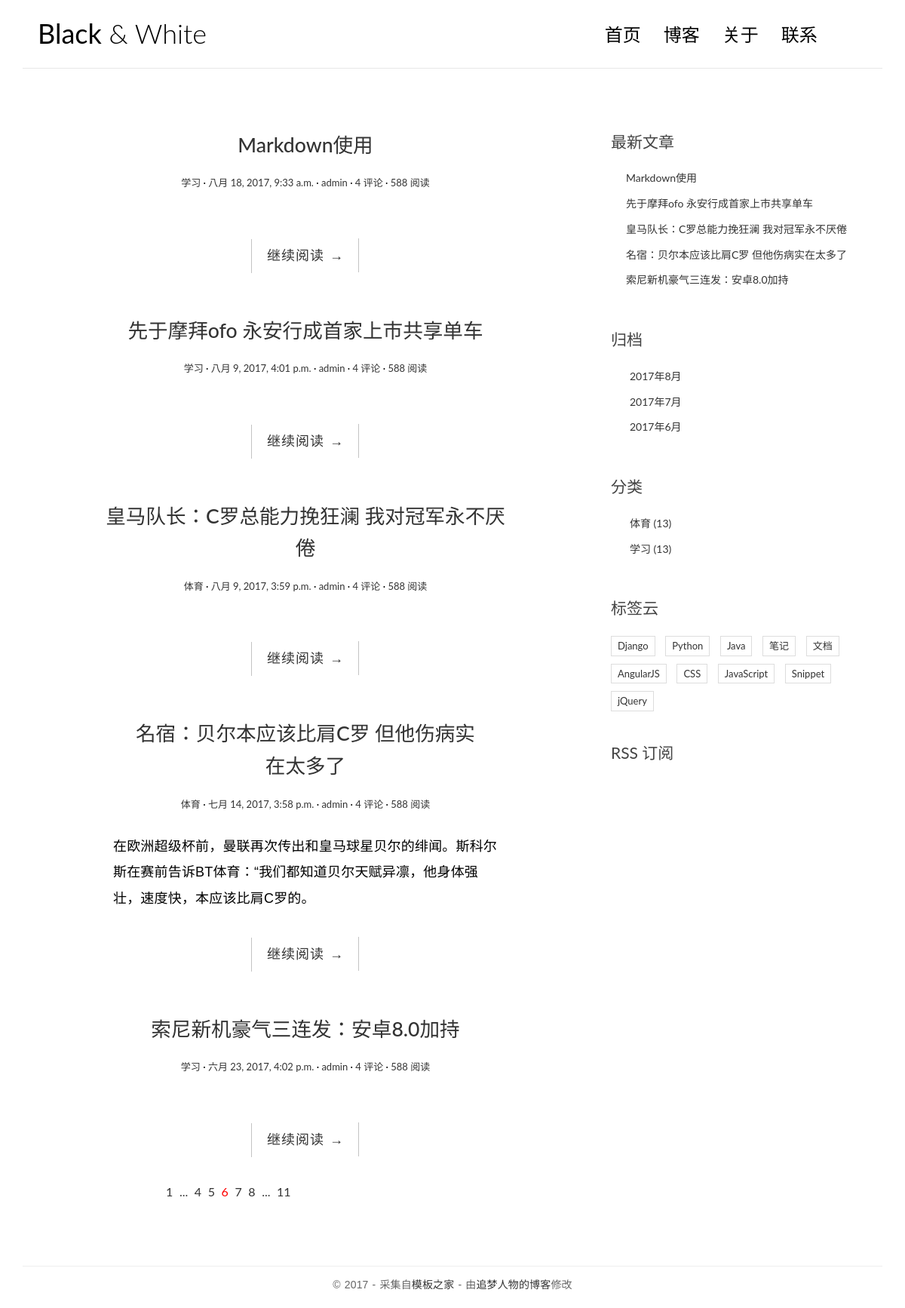
The page / on the database its author committed.
### blog/models.py (models this page shows, shortened)
@python_2_unicode_compatible
class Post(models.Model):
    title = models.CharField(max_length=70)
    body = models.TextField()
    create_time = models.DateTimeField()
    modified_time = models.DateTimeField()
    excerpt = models.CharField(max_length=200,blank=True)
    category = models.ForeignKey(Category)
    tags = models.ManyToManyField(Tag,blank=True)
    author = models.ForeignKey(User)
    def get_absolute_url(self):
        return reverse('blog:detail',kwargs={'pk':self.pk})
    class Meta:
        ordering = ['-create_time','title']

@python_2_unicode_compatible
class Category(models.Model):
    name = models.CharField(max_length=100)
    def __str__(self): # __str__显示返回的内容
        return self.name

### blog/views.py (the view)
# urls.py: url(r'^$',views.index,name='index'),
def index(request):
    post_list = Post.objects.all()
    return render(request,'blog/index.html',context={'post_list':post_list})

### blog/templatetags/blog_tags.py (called while the page is built)
@register.simple_tag
def get_recent_post(num=6):
    return Post.objects.all()[:num]

@register.simple_tag
def archives():
    return Post.objects.dates('create_time','month',order='DESC')

@register.simple_tag()
def get_categories():
    return Category.objects.all()

### templates/blog/index.html
{% extends 'base.html' %}
{% block main %}
    {% for post in post_list %}
        <article class="post post-{{ post.pk }}">
        <header class="entry-header">
            <h1 class="entry-title">
                <a href="{{ post.get_absolute_url }}">{{ post.title }}</a>
            </h1>
            <div class="entry-meta">
                <span class="post-category"><a href="#">{{ post.category }}</a></span>
                <span class="post-date"><a href="#"><time class="entry-date"
                                                          datetime="{{ post.create_time }}">{{ post.create_time }}</time></a></span>
                <span class="post-author"><a href="#">{{ post.author }}</a></span>
                <span class="comments-link"><a href="#">4 评论</a></span>
                <span class="views-count"><a href="#">588 阅读</a></span>
            </div>
        </header>
        <div class="entry-content clearfix">
            <p>{{ post.excerpt }}</p>
            <div class="read-more cl-effect-14">
                <a href="{{ post.get_absolute_url }}" class="more-link">继续阅读 <span class="meta-nav">→</span></a>
            </div>
        </div>
    {% empty %}
        <div class="no-post">暂时还未发表文章！</div>
    {% endfor %}
    <div class="pagination">
        <ul>
            <li><a href="">1</a></li>
            <li><a href="">...</a></li>
            <li><a href="">4</a></li>
            <li><a href="">5</a></li>
            <li class="current"><a href="">6</a></li>
            <li><a href="">7</a></li>
            <li><a href="">8</a></li>
            <li><a href="">...</a></li>
            <li><a href="">11</a></li>
        </ul>
    </div>
    </article>
{% endblock main %}

### templates/base.html (shortened to what this page needs)
{% load staticfiles %}
{% load blog_tags %}
<!DOCTYPE html>
<html>
<head>
    <link rel="stylesheet" href={% static 'blog/css/bootstrap.min.css' %}>
    <link rel="stylesheet" href="http://code.ionicframework.com/ionicons/2.0.1/css/ionicons.min.css">
    <link rel="stylesheet" href={% static 'blog/css/pace.css' %}>
    <link rel="stylesheet" href={% static 'blog/css/custom.css' %}>
</head>
<body>
<div class="container">
    <header id="site-header">
        <div class="row">
            <div class="col-md-4 col-sm-5 col-xs-8">
                <div class="logo">
                    <h1><a href="{% url 'blog:index' %}"><b>Black</b> &amp; White</a></h1>
                </div>
            </div>
            <div class="col-md-8 col-sm-7 col-xs-4">
                <nav class="main-nav" role="navigation">
                    <div class="collapse navbar-collapse" id="bs-example-navbar-collapse-1">
                        <ul class="nav navbar-nav navbar-right">
                            <li class="cl-effect-11"><a href="index.html" data-hover="首页">首页</a></li>
                            <li class="cl-effect-11"><a href="full-width.html" data-hover="博客">博客</a></li>
                            <li class="cl-effect-11"><a href="about.html" data-hover="关于">关于</a></li>
                            <li class="cl-effect-11"><a href="contact.html" data-hover="联系">联系</a></li>
                        </ul>
                    </div>
                </nav>
            </div>
        </div>
    </header>
</div>
<div class="content-body">
    <div class="container">
        <div class="row">
            <main class="col-md-8">
                {% block main %}
                {% endblock main %}
            </main>
            <aside class="col-md-4">
                <div class="widget widget-recent-posts">
                    <h3 class="widget-title">最新文章</h3>
                    {% get_recent_post as recent_post_list %}
                    <ul>
                        {% for post in recent_post_list %}
                        <li>
                            <a href="{{ post.get_absolute_url }}">{{ post.title }}</a>
                        </li>
                        {% empty %}
                            暂无文章！
                        {% endfor %}
                    </ul>
                </div>
                <div class="widget widget-archives">
                    <h3 class="widget-title">归档</h3>
                    {% archives as date_list %}
                    <ul>
                        {% for date in date_list %}
                        <li>
                            <a href="{% url 'blog:archives' date.year date.month%}">
                                {{ date.year }}年{{ date.month }}月</a>
                        </li>
                        {% empty %}
                            暂无内容！
                        {% endfor %}
                    </ul>
                </div>
                <div class="widget widget-category">
                    <h3 class="widget-title">分类</h3>
                    {% get_categories as category_list %}
                    <ul>
                        {% for category in category_list %}
                        <li>
                            <a href="{% url 'blog:category'  category.pk %}">{{ category.name }} <span class="post-count">(13)</span></a>
                        </li>
                        {% empty %}
                            暂无内容！
                        {% endfor %}
                    </ul>
                </div>
                <div class="widget widget-tag-cloud">
                    <h3 class="widget-title">标签云</h3>
                    <ul>
                        <li>
                            <a href="#">Django</a>
                        </li>
                        <li>
                            <a href="#">Python</a>
                        </li>
                        <li>
                            <a href="#">Java</a>
                        </li>
                        <li>
                            <a href="#">笔记</a>
                        </li>
                        <li>
                            <a href="#">文档</a>
                        </li>
                        <li>
                            <a href="#">AngularJS</a>
                        </li>
                        <li>
                            <a href="#">CSS</a>
                        </li>
                        <li>
                            <a href="#">JavaScript</a>
                        </li>
                        <li>
                            <a href="#">Snippet</a>
                        </li>
                        <li>
                            <a href="#">jQuery</a>
                        </li>
                    </ul>
                </div>
                <div class="rss">
                    <a href=""> RSS 订阅</a>
                </div>
            </aside>
        </div>
    </div>
</div>
<footer id="site-footer">
    <div class="container">
        <div class="row">
            <div class="col-md-12">
                <p class="copyright">&copy 2017 - 采集自<a href="http://www.cssmoban.com/"
                                                        target="_blank" title="模板之家">模板之家</a>
                    - 由<a href="http://zmrenwu.com/" title="网页模板" target="_blank">追梦人物的博客</a>修改
                </p>
            </div>
        </div>
    </div>
</footer>
</body>
</html>

### blog/static/blog/css/custom.css (style rules this page uses)
* { outline: none; }
h1, h2, h3, h4, h5, h6 { margin-top: 0; }
b { font-weight: 400; }
a { color: #333; }
body { color: #444; font-family: 'Lato', sans-serif; }
p { font-family: 'Ubuntu', sans-serif; font-weight: 400; word-spacing: 1px; letter-spacing: 0.01em; }
#site-header { background-color: #FFF; padding: 25px 20px; margin-bottom: 40px; border-bottom: 1px solid #e7e7e7; }
.logo h1 a { color: #000; }
.logo h1 { margin: 0; font-family: 'Lato', sans-serif; font-weight: 300; }
.main-nav { margin-top: 11px; max-width: 95%; }
.main-nav a { color: #000000 !important; padding: 0 0 5px 0 !important; margin-right: 30px; font-family: 'Lato', sans-serif; font-weight: 300; font-size: 24px; }
.cl-effect-11 a { padding: 10px 0; color: #0972b4; text-shadow: none; }
.cl-effect-11 a::before { position: absolute; top: 0; left: 0; overflow: hidden; padding: 0 0 5px 0 !important; max-width: 0; border-bottom: 1px solid #000; color: #000; content: attr(data-hover); white-space: nowrap; -webkit-transition: max-width 0.5s; -moz-transition: max-width 0.5s; transition: max-width 0.5s; }
.content-body { padding-bottom: 4em; }
.post { background: #fff; padding: 30px 30px 0; }
.entry-title { text-align: center; font-size: 1.9em; margin-bottom: 20px; line-height: 1.6; padding: 10px 20px 0; }
.entry-meta { text-align: center; color: #DDDDDD; font-size: 13px; margin-bottom: 30px; }
.entry-content { font-size: 18px; line-height: 1.9; font-weight: 300; color: #000; }
.post-category::after, .post-date::after, .post-author::after, .comments-link::after { content: ' ·'; color: #000; }
.read-more { font-family: 'Ubuntu', sans-serif; font-weight: 400; word-spacing: 1px; letter-spacing: 0.01em; text-align: center; margin-top: 20px; }
.cl-effect-14 a { padding: 0 20px; height: 45px; line-height: 45px; position: relative; display: inline-block; margin: 15px 25px; letter-spacing: 1px; font-weight: 400; text-shadow: 0 0 1px rgba(255, 255, 255, 0.3); }
.cl-effect-14 a::before, .cl-effect-14 a::after { position: absolute; width: 45px; height: 1px; background: #C3C3C3; content: ''; -webkit-transition: all 0.3s; -moz-transition: all 0.3s; transition: all 0.3s; pointer-events: none; }
.cl-effect-14 a::before { top: 0; left: 0; -webkit-transform: rotate(90deg); -moz-transform: rotate(90deg); transform: rotate(90deg); -webkit-transform-origin: 0 0; -moz-transform-origin: 0 0; transform-origin: 0 0; }
.cl-effect-14 a::after { right: 0; bottom: 0; -webkit-transform: rotate(90deg); -moz-transform: rotate(90deg); transform: rotate(90deg); -webkit-transform-origin: 100% 0; -moz-transform-origin: 100% 0; transform-origin: 100% 0; }
.widget { background: #fff; padding: 30px 0 0; }
.widget-title { font-size: 1.5em; margin-bottom: 20px; line-height: 1.6; padding: 10px 0 0; font-weight: 400; }
.widget-recent-posts ul { padding: 0; margin: 0; padding-left: 20px; }
.widget-recent-posts ul li { list-style-type: none; position: relative; line-height: 170%; margin-bottom: 10px; }
.widget-recent-posts ul li::before { content: '\f3d3'; font-family: "Ionicons"; position: absolute; left: -17px; top: 3px; font-size: 16px; color: #000; }
.widget-archives ul { padding: 0; margin: 0; padding-left: 25px; }
.widget-archives ul li { list-style-type: none; position: relative; line-height: 170%; margin-bottom: 10px; }
.widget-archives ul li::before { content: '\f3f3'; font-family: "Ionicons"; position: absolute; left: -25px; top: 1px; font-size: 16px; color: #000; }
.widget-category ul { padding: 0; margin: 0; padding-left: 25px; }
.widget-category ul li { list-style-type: none; position: relative; line-height: 170%; margin-bottom: 10px; }
.widget-category ul li::before { content: '\f3fe'; font-family: "Ionicons"; position: absolute; left: -25px; top: 1px; font-size: 18px; color: #000; }
.widget-tag-cloud ul { padding: 0; margin: 0; margin-right: -10px; }
.widget-tag-cloud ul li { list-style-type: none; font-size: 13px; display: inline-block; margin-right: 10px; margin-bottom: 10px; padding: 3px 8px; border: 1px solid #ddd; }
.rss { font-size: 21px; margin-top: 30px; }
.rss a { color: #444; }
#site-footer { padding-top: 10px; padding: 0 0 1.5em 0; }
.copyright { text-align: center; padding-top: 1em; margin: 0; border-top: 1px solid #eee; color: #666; }
.pagination ul { list-style: none; }
.pagination ul li { display: inline-block; font-size: 16px; margin-right: 5px; }
.current a { color: red; }

### rows shown on the page
Post: title "Markdown使用", category "学习", create_time "八月 18, 2017, 9:33 a.m.", author "admin"
Post: title "先于摩拜ofo 永安行成首家上市共享单车", category "学习", create_time "八月 9, 2017, 4:01 p.m.", author "admin"
Post: title "皇马队长：C罗总能力挽狂澜 我对冠军永不厌倦", category "体育", create_time "八月 9, 2017, 3:59 p.m.", author "admin"
Post: title "名宿：贝尔本应该比肩C罗 但他伤病实在太多了", category "体育", create_time "七月 14, 2017, 3:58 p.m.", author "admin", excerpt "在欧洲超级杯前，曼联再次传出和皇马球星贝尔的绯闻。斯科尔斯在赛前告诉BT体育：“我们都知道贝尔天赋异凛，他身体强壮，速度快，本应该比肩C罗的。"
Post: title "索尼新机豪气三连发：安卓8.0加持", category "学习", create_time "六月 23, 2017, 4:02 p.m.", author "admin"
Category: name "体育"
Category: name "学习"

### other values the page prints
{{ date.year }} "2017" "2017" "2017"
{{ date.month }} "8" "7" "6"
